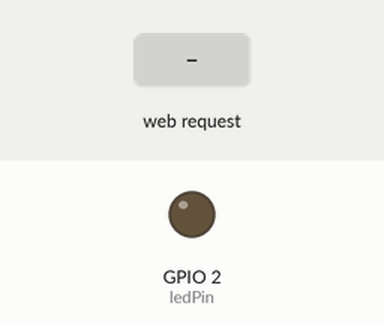
A sketch run on a simulated ESP32. Shown: output pins drawn as LEDs (lit = HIGH). The inputs (shaded band) are chosen by the test bench. What the sketch prints to the serial monitor is not drawn.

Above: at 1.2 s.
1.3 s: HTTP request GET /led/on received
At 2.4 s:
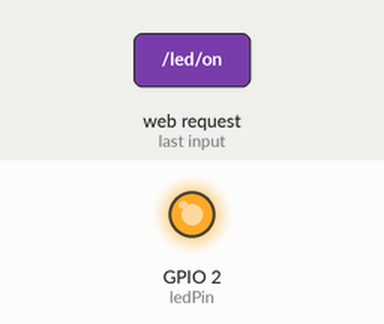
2.8 s: HTTP request GET /led/off received
At 3.6 s:
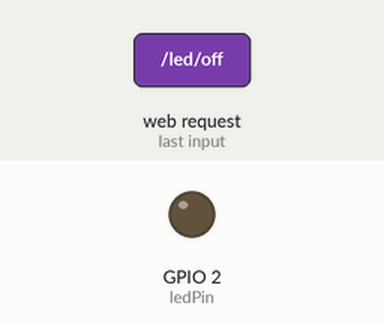
Timing chart, 0 to 5.8 s (numbered marks = the images above; inputs shaded):
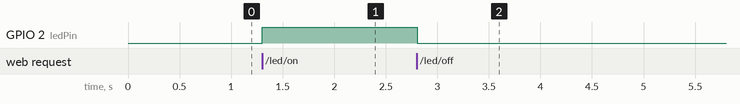

The sketch:

ESP32-AP.ino
```cpp
/*********
  Rui Santos
  Complete project details at https://randomnerdtutorials.com
*********/

// Load Wi-Fi library
#include <WiFi.h>
#include <DNSServer.h>

// Replace with your network credentials
const char* ssid = "ESP32-Access-Point";
const char* password = "123456789";

// Set web server port number to 80
WiFiServer server(80);

// DNS server for captive portal
DNSServer dnsServer;

// Variable to store the HTTP request
String header;

// Auxiliar variables to store the current output state
String outputState = "off"; // Menggunakan satu variabel untuk LED internal

// Assign output variable to the internal LED pin
const int ledPin = 2; // Pin GPIO2 untuk LED internal pada ESP32

// DNS redirection settings
const byte DNS_PORT = 53;

void setup() {
  Serial.begin(115200);

  // Initialize the output variable as output (LED internal)
  pinMode(ledPin, OUTPUT);

  // Set the LED to LOW (off) initially
  digitalWrite(ledPin, LOW);

  // Connect to Wi-Fi network with SSID and password
  Serial.print("Setting AP (Access Point)…");
  WiFi.softAP(ssid, password);

  IPAddress IP = WiFi.softAPIP();
  Serial.print("AP IP address: ");
  Serial.println(IP);

  // Start the DNS server to redirect all requests to 192.168.4.1
  dnsServer.start(DNS_PORT, "*", IP);

  server.begin();
}

void loop() {
  dnsServer.processNextRequest();  // Handle DNS requests

  WiFiClient client = server.available();   // Listen for incoming clients

  if (client) {                             // If a new client connects,
    Serial.println("New Client.");          // print a message out in the serial port
    String currentLine = "";                // make a String to hold incoming data from the client
    while (client.connected()) {            // loop while the client's connected
      if (client.available()) {             // if there's bytes to read from the client,
        char c = client.read();             // read a byte, then
        Serial.write(c);                    // print it out the serial monitor
        header += c;
        if (c == '\n') {                    // if the byte is a newline character
          // if the current line is blank, you got two newline characters in a row.
          // that's the end of the client HTTP request, so send a response:
          if (currentLine.length() == 0) {
            // HTTP headers always start with a response code (e.g. HTTP/1.1 200 OK)
            // and a content-type so the client knows what's coming, then a blank line:
            client.println("HTTP/1.1 200 OK");
            client.println("Content-type:text/html");
            client.println("Connection: close");
            client.println();

            // Turns the internal LED on and off based on the HTTP request
            if (header.indexOf("GET /led/on") >= 0) {
              Serial.println("LED on");
              outputState = "on";
              digitalWrite(ledPin, HIGH); // LED ON
            } else if (header.indexOf("GET /led/off") >= 0) {
              Serial.println("LED off");
              outputState = "off";
              digitalWrite(ledPin, LOW); // LED OFF
            }

            // Display the HTML web page
            client.println("<!DOCTYPE html><html>");
            client.println("<head><meta name=\"viewport\" content=\"width=device-width, initial-scale=1\">");
            client.println("<link rel=\"icon\" href=\"data:,\">");

            // Add JavaScript to avoid page reload
            client.println("<script>");
            client.println("function toggleLED(state) {");
            client.println("  var xhr = new XMLHttpRequest();");
            client.println("  xhr.open('GET', '/led/' + state, true);");
            client.println("  xhr.send();");
            client.println("  setTimeout(function() { location.reload(); }, 200);");  // Refresh page after request to update button
            client.println("}");
            client.println("</script>");

            // CSS to style the on/off button
            client.println("<style>html { font-family: Helvetica; display: inline-block; margin: 0px auto; text-align: center;} ");
            client.println(".button { background-color: #4CAF50; border: none; color: white; padding: 16px 40px; ");
            client.println("text-decoration: none; font-size: 30px; margin: 2px; cursor: pointer;} ");
            client.println(".button2 {background-color: #555555;}</style>");

            // Web Page Heading
            client.println("<body><h1>ESP32 Web Server</h1>");

            // Display current state of the LED
            client.println("<p>LED - State " + outputState + "</p>");

            // If the outputState is "off", display the ON button
            if (outputState == "off") {
              client.println("<p><button class=\"button\" onclick=\"toggleLED('on')\">ON</button></p>");
            } else {
              client.println("<p><button class=\"button button2\" onclick=\"toggleLED('off')\">OFF</button></p>");
            }

            client.println("</body></html>");

            // The HTTP response ends with another blank line
            client.println();
            // Break out of the while loop
            break;
          } else { // if you got a newline, then clear currentLine
            currentLine = "";
          }
        } else if (c != '\r') {  // if you got anything else but a carriage return character,
          currentLine += c;      // add it to the end of the currentLine
        }
      }
    }
    // Clear the header variable
    header = "";
    // Close the connection
    client.stop();
    Serial.println("Client disconnected.");
    Serial.println("");
  }
}
```

Measured:
- after the input at 1.3 s, GPIO 2 (ledPin): LOW → HIGH at once
- after the input at 2.8 s, GPIO 2 (ledPin): HIGH → LOW at once
